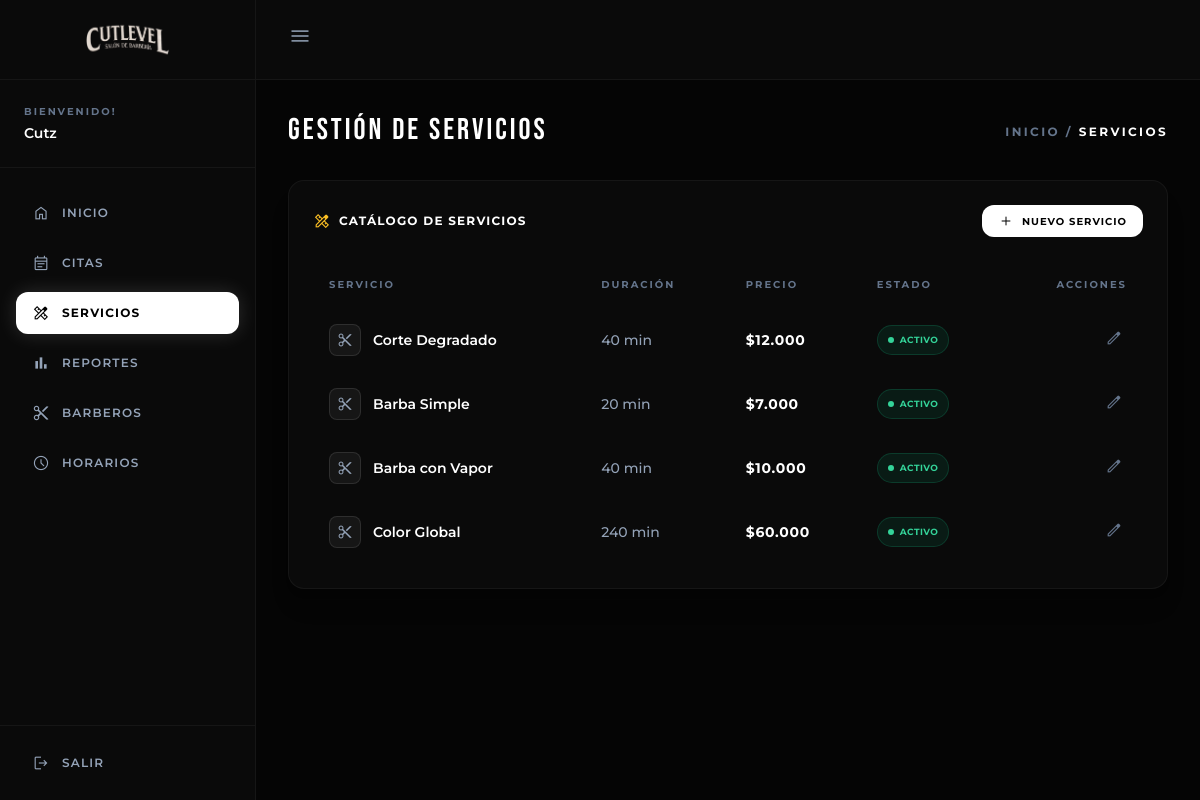
The app's page /admin/servicios (signed in) with its own data.
### tables this page shows
CREATE TABLE IF NOT EXISTS `servicios` (
  `id` int(11) NOT NULL AUTO_INCREMENT,
  `nombre` varchar(100) NOT NULL,
  `categoria` varchar(50) NOT NULL DEFAULT 'Servicios Esenciales',
  `duracion_minutos` int(11) NOT NULL DEFAULT 45,
  `precio` decimal(10,2) NOT NULL DEFAULT 0.00,
  `activo` tinyint(1) NOT NULL DEFAULT 1,
  PRIMARY KEY (`id`)
);

### public/admin/servicios.php (the view, shortened to what this page needs)
<?php
require_once '../../app/config/conexion.php';
?>
<!DOCTYPE html>
<html lang="es">
<head>
    <script src="https://cdn.tailwindcss.com"></script>
</head>
<body class="bg-[#050505] text-slate-100 h-screen overflow-hidden flex selection:bg-white selection:text-black">
    <aside id="sidebar" class="w-64 bg-[#0a0a0a] border-r border-white/5 flex flex-col flex-shrink-0 relative z-20 transition-all duration-300">
        <div class="h-20 flex items-center justify-center border-b border-white/5 px-4 overflow-hidden">
            <a href="dashboard" class="flex items-center justify-center w-full">
                <img src="../assets/img/cutlevel.png" class="h-10 w-auto max-w-full object-contain transition-all duration-300 logo-img" alt="Logo">
            </a>
        </div>
        <div class="p-6 border-b border-white/5 user-info">
            <p class="text-[10px] uppercase tracking-[0.2em] text-slate-500 font-bold mb-1">Bienvenido!</p>
            <p class="text-sm font-semibold text-white truncate"><?php echo htmlspecialchars(ucfirst($_SESSION['username'] ?? 'Admin')); ?></p>
        </div>
        <nav class="flex-1 py-6 px-4 space-y-2 overflow-y-auto">
            <a href="dashboard" class="flex items-center gap-3 px-4 py-3 text-slate-400 hover:text-white hover:bg-white/5 rounded-xl font-semibold text-xs uppercase tracking-[0.1em] transition-all">
                <span class="material-symbols-outlined text-[18px]">home</span>
                <span class="sidebar-text">Inicio</span>
            </a>
            <a href="citas" class="flex items-center gap-3 px-4 py-3 text-slate-400 hover:text-white hover:bg-white/5 rounded-xl font-semibold text-xs uppercase tracking-[0.1em] transition-all">
                <span class="material-symbols-outlined text-[18px]">event_note</span>
                <span class="sidebar-text">Citas</span>
            </a>
            <a href="servicios" class="flex items-center gap-3 px-4 py-3 bg-white text-black rounded-xl font-bold text-xs uppercase tracking-[0.1em] shadow-[0_0_20px_rgba(255,255,255,0.15)] transition-all">
                <span class="material-symbols-outlined text-[18px]">design_services</span>
                <span class="sidebar-text">Servicios</span>
            </a>
            <a href="#" class="nav-item flex items-center gap-3 px-4 py-3 text-slate-400 hover:text-white hover:bg-white/5 rounded-xl font-semibold text-xs uppercase tracking-[0.1em] transition-all">
                <span class="material-symbols-outlined text-[18px]">bar_chart</span>
                <span class="sidebar-text">Reportes</span>
            </a>
            <a href="barberos" class="flex items-center gap-3 px-4 py-3 text-slate-400 hover:text-white hover:bg-white/5 rounded-xl font-semibold text-xs uppercase tracking-[0.1em] transition-all">
                <span class="material-symbols-outlined text-[18px]">content_cut</span>
                <span class="sidebar-text">Barberos</span>
            </a>
            <a href="horarios" class="flex items-center gap-3 px-4 py-3 text-slate-400 hover:text-white hover:bg-white/5 rounded-xl font-semibold text-xs uppercase tracking-[0.1em] transition-all">
                <span class="material-symbols-outlined text-[18px]">schedule</span>
                <span class="sidebar-text">Horarios</span>
            </a>
        </nav>
        <div class="p-4 border-t border-white/5">
            <a href="logout" class="flex items-center gap-3 px-4 py-3 text-slate-400 hover:text-white hover:bg-red-500/10 rounded-xl font-semibold text-xs uppercase tracking-[0.1em] transition-all">
                <span class="material-symbols-outlined text-[18px]">logout</span>
                <span class="sidebar-text">Salir</span>
            </a>
        </div>
    </aside>
    <main class="flex-1 flex flex-col h-screen overflow-hidden relative">
        <header class="h-20 bg-[#0a0a0a] border-b border-white/5 flex items-center justify-between px-8 flex-shrink-0 relative z-10">
            <div class="flex items-center gap-4">
                <button id="sidebarToggle" class="text-slate-400 hover:text-white transition-colors">
                    <span class="material-symbols-outlined">menu</span>
                </button>
            </div>
        </header>
        <div class="flex-1 overflow-y-auto p-4 md:p-8 relative">
            <div class="flex items-center justify-between mb-8">
                <h2 class="text-3xl font-heading uppercase tracking-widest text-white">Gestión de Servicios</h2>
                <div class="text-xs font-bold uppercase tracking-[0.2em] text-slate-500 hidden sm:block text-right mt-1">
                    Inicio / <span class="text-white">Servicios</span>
                </div>
            </div>
            <div class="bg-[#0a0a0a] border border-white/5 rounded-2xl p-6 shadow-xl flex flex-col">
                <div class="flex flex-col sm:flex-row justify-between items-start sm:items-center gap-4 mb-6">
                    <div class="flex items-center gap-2 text-white">
                        <span class="material-symbols-outlined text-[18px] text-amber-400">design_services</span>
                        <h3 class="text-xs font-bold uppercase tracking-[0.1em]">Catálogo de Servicios</h3>
                    </div>
                    <button id="btnNuevoServicio" class="bg-white text-black px-4 py-2 rounded-xl text-[10px] font-bold uppercase tracking-[0.1em] hover:bg-slate-200 transition-colors flex items-center gap-2">
                        <span class="material-symbols-outlined text-[16px]">add</span>
                        Nuevo Servicio
                    </button>
                </div>
                <div class="overflow-x-auto">
                    <table class="w-full text-left border-collapse">
                        <thead>
                            <tr>
                                <th class="py-4 px-4 text-[10px] font-bold uppercase tracking-[0.2em] text-slate-500">Servicio</th>
                                <th class="py-4 px-4 text-[10px] font-bold uppercase tracking-[0.2em] text-slate-500">Duración</th>
                                <th class="py-4 px-4 text-[10px] font-bold uppercase tracking-[0.2em] text-slate-500">Precio</th>
                                <th class="py-4 px-4 text-[10px] font-bold uppercase tracking-[0.2em] text-slate-500">Estado</th>
                                <th class="py-4 px-4 text-[10px] font-bold uppercase tracking-[0.2em] text-slate-500 text-right">Acciones</th>
                            </tr>
                        </thead>
                        <tbody class="text-sm">
                            <?php
                            try {
                                $stmt = $pdo->query("SELECT * FROM servicios ORDER BY id ASC");
                                $servicios = $stmt->fetchAll();
                                if (count($servicios) > 0) {
                                    foreach ($servicios as $servicio) {
                                        $activo = (int)$servicio['activo'];
                                        $statusClass = $activo === 1 ? 'bg-emerald-500/10 text-emerald-400 border-emerald-500/20' : 'bg-red-500/10 text-red-400 border-red-500/20';
                                        $dotClass = $activo === 1 ? 'bg-emerald-400' : 'bg-red-400';
                                        $statusText = $activo === 1 ? 'Activo' : 'Inactivo';
                            ?>
                            <tr class="hover:bg-white/5 transition-colors group cursor-context-menu"
                                data-id="<?php echo $servicio['id']; ?>"
                                data-nombre="<?php echo htmlspecialchars($servicio['nombre']); ?>"
                                data-duracion="<?php echo $servicio['duracion_minutos']; ?>"
                                data-precio="<?php echo $servicio['precio']; ?>"
                                data-activo="<?php echo $servicio['activo']; ?>">
                                <td class="py-4 px-4">
                                    <div class="flex items-center gap-3">
                                        <div class="w-8 h-8 rounded-lg bg-white/5 border border-white/10 flex items-center justify-center text-slate-400">
                                            <span class="material-symbols-outlined text-[16px]">content_cut</span>
                                        </div>
                                        <div>
                                            <p class="text-white font-semibold"><?php echo htmlspecialchars($servicio['nombre']); ?></p>
                                        </div>
                                    </div>
                                </td>
                                <td class="py-4 px-4 text-slate-400 font-medium"><?php echo $servicio['duracion_minutos']; ?> min</td>
                                <td class="py-4 px-4 text-white font-bold tracking-wider">$<?php echo number_format($servicio['precio'], 0, ',', '.'); ?></td>
                                <td class="py-4 px-4">
                                    <span class="inline-flex items-center gap-1.5 px-2.5 py-1 rounded-full text-[9px] font-bold uppercase tracking-wider border <?php echo $statusClass; ?>">
                                        <span class="w-1.5 h-1.5 rounded-full <?php echo $dotClass; ?>"></span>
                                        <?php echo $statusText; ?>
                                    </span>
                                </td>
                                <td class="py-4 px-4 text-right">
                                    <button onclick='openModal("editar", {"id": "<?php echo $servicio["id"]; ?>", "nombre": "<?php echo addslashes($servicio["nombre"]); ?>", "duracion": "<?php echo $servicio["duracion_minutos"]; ?>", "precio": "<?php echo $servicio["precio"]; ?>", "activo": "<?php echo $servicio["activo"]; ?>"})' class="text-slate-500 hover:text-white transition-colors p-1"><span class="material-symbols-outlined text-[18px]">edit</span></button>
                                </td>
                            </tr>
                            <?php
                                    }
                                } else {
                                    echo '<tr><td colspan="5" class="py-8 text-center text-slate-500">No hay servicios registrados.</td></tr>';
                                }
                            } catch (\PDOException $e) {
                                echo '<tr><td colspan="5" class="py-8 text-center text-red-500">Error al cargar datos.</td></tr>';
                            }
                            ?>
                        </tbody>
                    </table>
                </div>
            </div>
        </div>
    </main>
</body>
</html>

### public/admin/servicios.php (style rules this page uses)
body { font-family: 'Montserrat', sans-serif; }
.font-heading { font-family: 'Bebas Neue', cursive; letter-spacing: 0.02em; }
.material-symbols-outlined { font-variation-settings: 'FILL' 0, 'wght' 300, 'GRAD' 0, 'opsz' 24; }

### records on screen
servicios: nombre "Corte Degradado", duracion_minutos "40", precio "12.000", activo "ACTIVO"
servicios: nombre "Barba Simple", duracion_minutos "20", precio "7.000", activo "ACTIVO"
servicios: nombre "Barba con Vapor", duracion_minutos "40", precio "10.000", activo "ACTIVO"
servicios: nombre "Color Global", duracion_minutos "240", precio "60.000", activo "ACTIVO"

### other values on screen
$_SESSION['username'] "Cutz"
